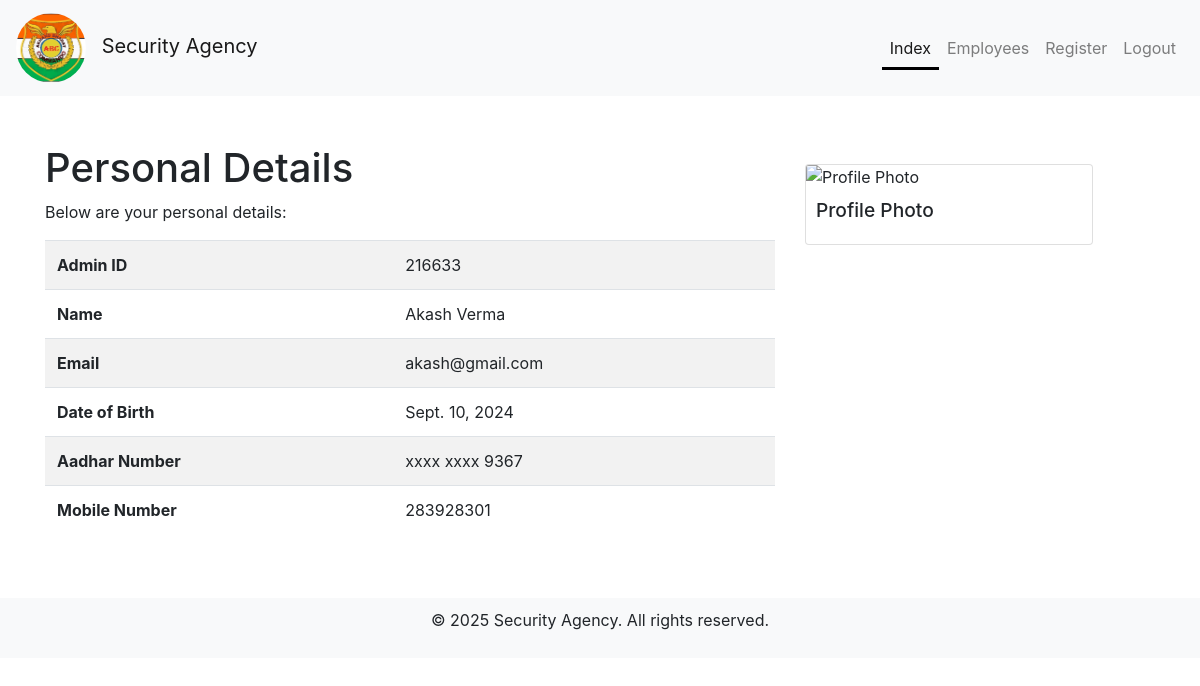
The app's page /owner/ (signed in) with its own data.
### owner/models.py (models this page shows, shortened)
class Owner(models.Model):
    owner_id = models.CharField(max_length=10, primary_key=True, blank=True)  # Use owner ID as primary key
    email = models.EmailField(unique=True)
    password = models.CharField(max_length=128)  # Store hashed passwords
    name = models.CharField(max_length=100)  # Example field for owner name
    dob = models.DateField(null=True)
    aadhar_number = models.CharField(max_length=12, unique=True, blank=True, null=True)  # New field for Aadhar number
    mobile_number = models.CharField(max_length=10, blank=True, null=True)  # New field for mobile number
    @property
    def masked_aadhar_number(self):
        return f"xxxx xxxx {self.aadhar_number[-4:]}"

### owner/views.py (the view)
# urls.py: path('', views.index, name='index'),
@cache_control(no_cache=True, must_revalidate=True, no_store=True)
def index(request):
    if 'owner_id' in request.session:
        current_time = datetime.datetime.now()
        if 'login_time' not in request.session:
            request.session['login_time'] = current_time.strftime("%Y-%m-%d %H:%M:%S")
        login_time = datetime.datetime.strptime(request.session['login_time'], "%Y-%m-%d %H:%M:%S")
        if current_time - login_time < datetime.timedelta(minutes=ALLOTTED_TIME):
            request.session['login_time'] = current_time.strftime("%Y-%m-%d %H:%M:%S")  # Update login time
            o_id = request.session['owner_id']
            owner = Owner.objects.get(owner_id=o_id)
            context = {'owner': owner}
            return render(request, 'owner/index.html', context)
        else:
            request.session.flush()  # Clear session if timeout occurs
            param = {'m': 'Session timed out. Please log in again.'}
            return render(request, 'login.html', param)
    else:
        param = {'m': 'Please log in first.'}
        return render(request, 'login.html', param)

### templates/owner/index.html (shortened to what this page needs)
<!DOCTYPE html>
{% load static %}
<html lang="en">
<head>
    <link rel="stylesheet" href="https://stackpath.bootstrapcdn.com/bootstrap/4.5.2/css/bootstrap.min.css">
    <link rel="stylesheet" href="{% static 'css/styles.css' %}">
</head>
<body id="index">
<nav class="navbar navbar-expand-lg navbar-light bg-light">
    <a class="navbar-brand" href="/">
        <img src="{% static 'images/logo.jpeg' %}" alt="Logo" class="site-logo">
        Security Agency
    </a>
    <div class="collapse navbar-collapse justify-content-end" id="navbarNav">
        <ul class="navbar-nav">
            <li class="nav-item">
                <a class="nav-link active custom-active-link" href="{% url 'index' %}">Index</a>
            </li>
            <li class="nav-item">
                <a class="nav-link" href="{% url 'empdetails' %}">Employees</a>
            </li>
            <li class="nav-item">
                <a class="nav-link" href="{% url 'regemp' %}">Register</a>
            </li>
            <li class="nav-item">
                <a class="nav-link" href="{% url 'logout' %}">Logout</a>
            </li>
        </ul>
    </div>
</nav>
<div class="container mt-5">
    <div class="row">
        <div class="col-md-8">
            <h1>Personal Details</h1>
            <p>Below are your personal details:</p>
            <table class="table table-striped">
                <tbody>
                    <tr>
                        <th>Admin ID</th>
                        <td>{{ owner.owner_id }}</td>
                    </tr>
                    <tr>
                        <th>Name</th>
                        <td>{{ owner.name }}</td>
                    </tr>
                    <tr>
                        <th>Email</th>
                        <td>{{ owner.email }}</td>
                    </tr>
                    <tr>
                        <th>Date of Birth</th>
                        <td>{{ owner.dob }}</td>
                    </tr>
                    <tr>
                        <th>Aadhar Number</th>
                        <td>{{ owner.masked_aadhar_number }}</td>
                    </tr>
                    <tr>
                        <th>Mobile Number</th>
                        <td>{{ owner.mobile_number }}</td>
                    </tr>
                </tbody>
            </table>
        </div>
        <div class="col-md-4">
            <div class="card" style="width: 18rem;">
                <img src="{% static 'images/profile_photo.jpg' %}" class="card-img-top" alt="Profile Photo" style="max-width: 100%; height: auto;">
                <div class="card-body">
                    <h5 class="card-title">Profile Photo</h5>
                </div>
            </div>
        </div>
    </div>
</div>
<footer class="text-center mt-5 mb-3">
    <p>&copy; 2025 Security Agency. All rights reserved.</p>
</footer>
</body>
</html>

### static/css/styles.css (style rules this page uses)
.site-logo { width: 70px; height: 70px; border-radius: 50%; margin-right: 10px; object-fit: cover; }
footer { background-color: #f8f9fa; padding: 10px 0; }
.nav-link { color: #007bff; }
.navbar-nav .nav-link.active.custom-active-link { position: relative; }
.navbar-nav .nav-link.active.custom-active-link::after { content: ''; position: absolute; bottom: -2px; left: 0; width: 100%; height: 3px; background-color: black; }
:root { --primary-color: #4EA685; --secondary-color: #57B894; --black: #000000; --white: #ffffff; --gray: #efefef; --gray-2: #757575; --facebook-color: #4267B2; --google-color: #DB4437; --twitter-color: #1DA1F2; --insta-color: #E1306C; }

### records on screen
Owner: owner_id "216633", name "Akash Verma", email "akash@gmail.com", dob "Sept. 10, 2024", masked_aadhar_number "xxxx xxxx 9367", mobile_number "283928301"
